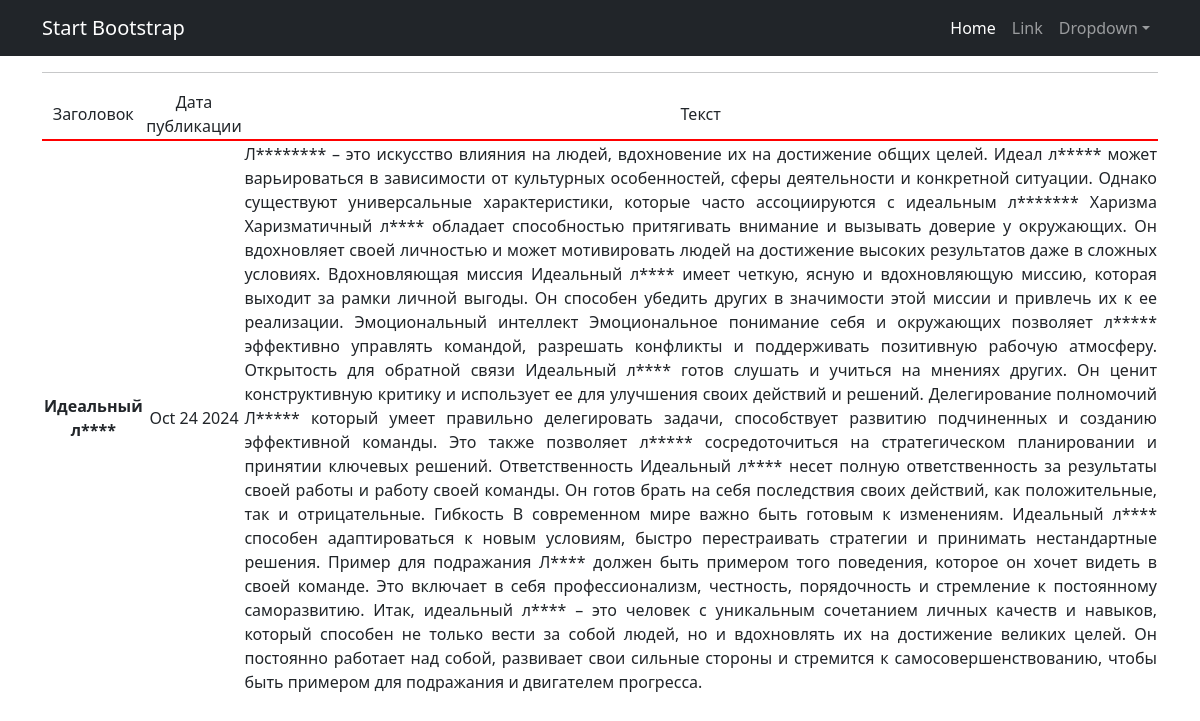
The page /news/2 on the database its author committed.
### News/models.py (models this page shows, shortened)
class Post(models.Model):
    article = 'AR'
    news = 'NE'
    TYPES = [
        (article, 'Статья'),
        (news, 'Новость')
    ]
    author = models.ForeignKey(Author, on_delete=models.CASCADE)
    news_type = models.CharField(max_length=2, choices=TYPES, default=article)
    publication_date = models.DateTimeField(auto_now_add=True)
    category = models.ManyToManyField(Category, through='PostCategory')
    title = models.CharField(max_length=30)
    text = models.TextField()
    rating = models.IntegerField(default=0, validators=[MinValueValidator(0)])

### News/views.py (the view)
# urls.py: path('<int:pk>', PostDetail.as_view()),
class PostDetail(DetailView):
    model = Post
    template_name = 'post.html'
    context_object_name = 'post'

### News/templatetags/custom_filters.py (called while the page is built)
@register.filter()
def censor(value, bad_word=None):
    splitted_text = value.split()
    censored_text = []
    for word in splitted_text:
        for bad_word in ILLEGAL_WORDS:
            if word.startswith(bad_word):
                censored_word = word[0] + '*'*(len(word) - 1)
                censored_text.append(censored_word)
                break
        else:
            censored_text.append(word)
    return ' '.join(censored_text)

### templates/post.html (shortened to what this page needs)
{% extends 'flatpages/default.html' %}
{% load custom_filters %}
{% block content %}
   <hr>
   {% if post %}
       <table>
           <tr style="border-bottom: 2px solid red;">
               <td>Заголовок</td>
               <td>Дата публикации</td>
               <td>Текст</td>
           </tr>
           <tr>
               <td><b>{{ post.title|censor:"викинг, Викинги, викингов, лидер, Лидер" }}</b></td>
               <td>{{ post.publication_date|date:'M d Y' }}</td>
               <td style="text-align: justify;"> {{ post.text|censor:"викинг, Викинги, викингов, лидер, Лидер" }}</td>
           </tr>
       </table>
   {% else %}
       <h2>Публикации не существует!</h2>
   {% endif %}
{% endblock content %}

### rows shown on the page
Post: title|censor "Идеальный л****", publication_date "Oct 24 2024", text|censor "Л******** – это искусство влияния на людей, вдохновение их на достижение общих целей. Идеал л***** может варьироваться в зависимости от культурных особенностей, сферы деятельности и конкретной ситуации. Однако существуют универсальные характеристики, которые часто ассоциируются с идеальным л******* Харизма Харизматичный л**** обладает способностью притягивать внимание и вызывать доверие у окружающих. Он вдохновляет своей личностью и может мотивировать людей на достижение высоких результатов даже в сложных условиях. Вдохновляющая миссия Идеальный л**** имеет четкую, ясную и вдохновляющую миссию, которая выходит за рамки личной выгоды. Он способен убедить других в значимости этой миссии и…"
